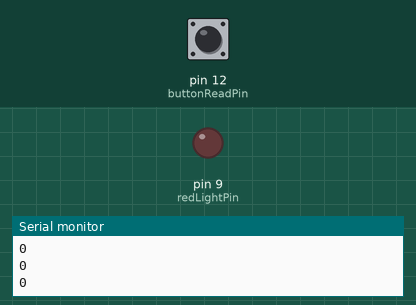
This sketch was run on a simulated Arduino Uno, built with avr-gcc and run on an emulated ATmega328P. On the bench: output pins drawn as LEDs (lit = HIGH), the last lines printed to the serial monitor. The test bench sets the inputs (shaded band); at power-on: pin 12 (buttonReadPin) LOW.

Above: at 1.2 s.
1.3 s: pin 12 (buttonReadPin) pulled HIGH for 0.15 s
At 1.9 s:
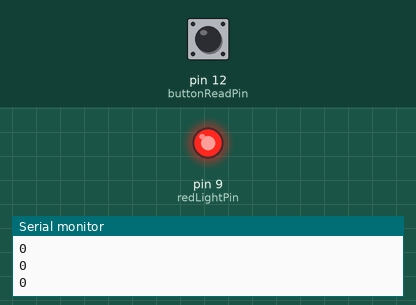
2.9 s: pin 12 (buttonReadPin) pulled HIGH for 1 s
At 4.3 s:
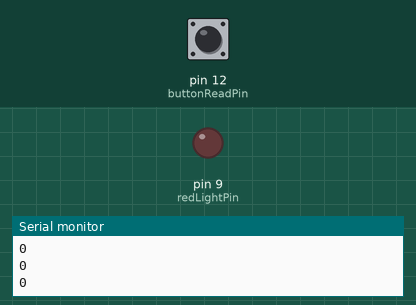
5.4 s: pin 12 (buttonReadPin) pulled HIGH for 3.2 s
At 6.3 s:
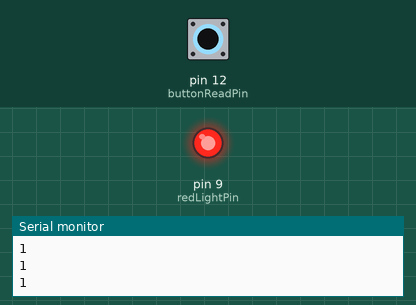
Timing chart, 0 to 8.4 s (numbered marks = the images above; inputs shaded):
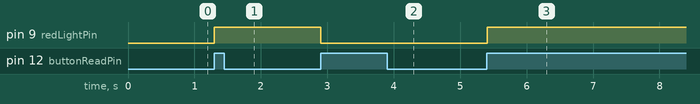

The sketch:

ard.ino
```cpp
int buttonReadPin = 12;
int redLightPin = 9;
int buttonReadVal;
int buttonOldVal = 1;
bool ledState = false;


void setup() {
  Serial.begin(9600);
  pinMode(redLightPin,OUTPUT);
  pinMode(buttonReadPin,INPUT);
}

void loop() {
 buttonReadVal = digitalRead(buttonReadPin);
 Serial.println(buttonReadVal);

 if (buttonOldVal == 0 && buttonReadVal == 1) {
    if (!ledState) {
      digitalWrite(redLightPin, HIGH);
      ledState = true;
    } else {
       digitalWrite(redLightPin, LOW);
      ledState = false;
    }
 }
 buttonOldVal = buttonReadVal;

 delay(100);


}
```

Measured:
- after the input at 1.3 s, pin 9 (redLightPin): LOW → HIGH at once
- after the input at 2.9 s, pin 9 (redLightPin): HIGH → LOW at once
- after the input at 5.4 s, pin 9 (redLightPin): LOW → HIGH at once
